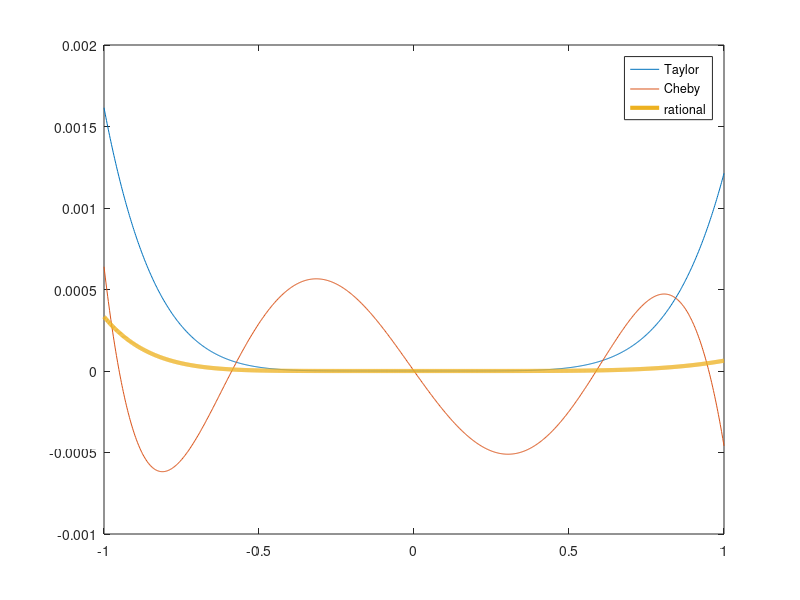

Here is the MATLAB script that generated this plot: (Note: this script raises an error after producing the figure.)
function test_approxs


f = @(x) exp(-x);

% Taylor
t = @(x)  1-x+x.^2/2-x.^3/6+x.^4/24-x.^5/120;

% Chebychev
N = 5;
xc = cos((2*(0:N-1)+1)*pi/(2*N));
fxc = f(xc);

% pade rational approx
r = @(x) (1 - 3/5*x + 3/20*x.^2-1/60*x.^3)./...
     (1 + 2/5*x + 1/20*x.^2);


 % look at errors
 x = linspace(-1,1,1000);
 c = lagrange(x,xc,fxc);
 
 figure(1)
 plot(x, f(x)-t(x),x,f(x)-c,x,f(x)-r(x) ,'LineWidth',3)
 legend('Taylor', 'Cheby', 'rational')
ax = gca;
ax.FontSize = 24;

% absolute error
 figure(2)
 semilogy(x, abs(f(x)-t(x)),x,abs(f(x)-c),x,abs(f(x)-r(x)) ,'LineWidth',3)
 legend('Taylor', 'Cheby', 'rational')
ax = gca;
ax.FontSize = 24;

% relative error
 figure(3)
 semilogy(x, abs(f(x)-t(x))./abs(f(x)),x,abs(f(x)-c)./abs(f(x)),x,abs(f(x)-r(x))./abs(f(x)) ,'LineWidth',3)
 legend('Taylor', 'Cheby', 'rational')
ax = gca;
ax.FontSize = 24;

keyboard
 
 
return


function y=lagrange(x,pointx,pointy)
%
%LAGRANGE   approx a point-defined function using the Lagrange polynomial interpolation
%
%      LAGRANGE(X,POINTX,POINTY) approx the function definited by the points:
%      P1=(POINTX(1),POINTY(1)), P2=(POINTX(2),POINTY(2)), ..., PN(POINTX(N),POINTY(N))
%      and calculate it in each elements of X
%
%      If POINTX and POINTY have different number of elements the function will return the NaN value
%
%      function wrote by: Calzino
%      7-oct-2001
%
n=size(pointx,2);
L=ones(n,size(x,2));
if (size(pointx,2)~=size(pointy,2))
   fprintf(1,'\nERROR!\nPOINTX and POINTY must have the same number of elements\n');
   y=NaN;
else
   for i=1:n
      for j=1:n
         if (i~=j)
            L(i,:)=L(i,:).*(x-pointx(j))/(pointx(i)-pointx(j));
         end
      end
   end
   y=0;
   for i=1:n
      y=y+pointy(i)*L(i,:);
   end
   
end